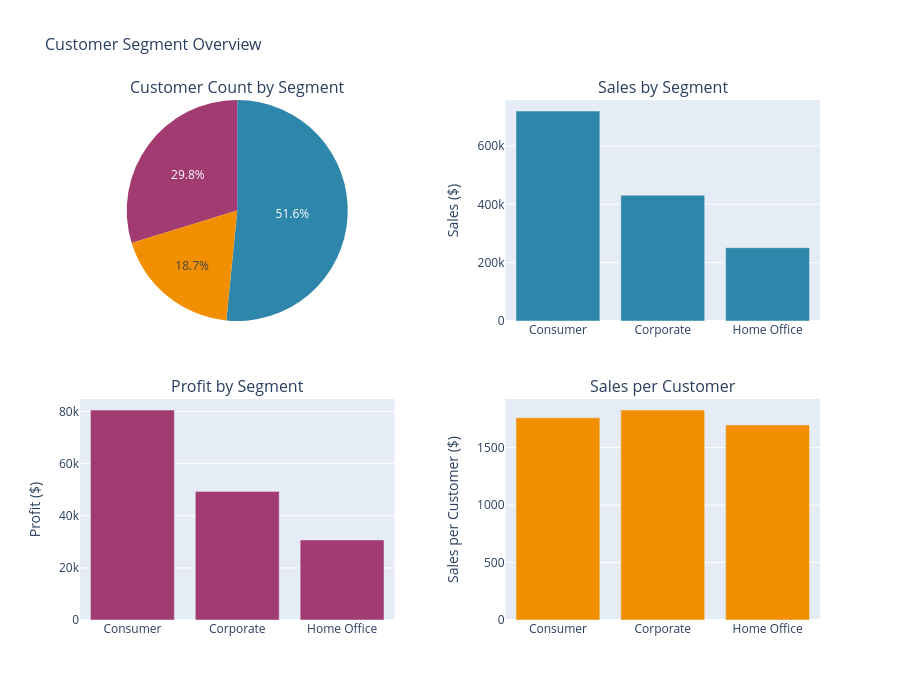

Notebook source saved alongside this figure:
### Code cell
# Visualize customer distribution
fig = make_subplots(
    rows=2, cols=2,
    subplot_titles=('Customer Count by Segment', 'Sales by Segment',
                    'Profit by Segment', 'Sales per Customer'),
    specs=[[{'type': 'pie'}, {'type': 'bar'}],
           [{'type': 'bar'}, {'type': 'bar'}]],
    vertical_spacing=0.15,
    horizontal_spacing=0.15
)

# Customer count pie chart
fig.add_trace(
    go.Pie(labels=customer_segments['Segment'], values=customer_segments['Customer_Count'],
           name='Customer Distribution', marker_colors=['#2E86AB', '#A23B72', '#F18F01']),
    row=1, col=1
)

# Sales by segment
fig.add_trace(
    go.Bar(x=customer_segments['Segment'], y=customer_segments['Total_Sales'],
           name='Total Sales', marker_color='#2E86AB'),
    row=1, col=2
)

# Profit by segment
fig.add_trace(
    go.Bar(x=customer_segments['Segment'], y=customer_segments['Total_Profit'],
           name='Total Profit', marker_color='#A23B72'),
    row=2, col=1
)

# Sales per customer
fig.add_trace(
    go.Bar(x=customer_segments['Segment'], y=customer_segments['Sales_per_Customer'],
           name='Sales per Customer', marker_color='#F18F01'),
    row=2, col=2
)

fig.update_layout(height=700, showlegend=False,
                  title_text='Customer Segment Overview',
                  title_font_size=16)

fig.update_yaxes(title_text='Sales ($)', row=1, col=2)
fig.update_yaxes(title_text='Profit ($)', row=2, col=1)
fig.update_yaxes(title_text='Sales per Customer ($)', row=2, col=2)

fig.show()

### Figure 1 — Plotly figure (JSON) as saved in the notebook; plotly's stock layout.template omitted (floating-point values rounded to 4 significant figures)
{"data": [{"domain": {"x": [0, 0.425], "y": [0.575, 1]}, "labels": ["Consumer", "Corporate", "Home Office"], "marker": {"colors": ["#2E86AB", "#A23B72", "#F18F01"]}, "name": "Customer Distribution", "type": "pie", "values": [409, 236, 148]}, {"marker": {"color": "#2E86AB"}, "name": "Total Sales", "type": "bar", "x": ["Consumer", "Corporate", "Home Office"], "xaxis": "x", "y": [719600.0, 431100.0, 251300.0], "yaxis": "y"}, {"marker": {"color": "#A23B72"}, "name": "Total Profit", "type": "bar", "x": ["Consumer", "Corporate", "Home Office"], "xaxis": "x2", "y": [80540.0, 49340.0, 30710.0], "yaxis": "y2"}, {"marker": {"color": "#F18F01"}, "name": "Sales per Customer", "type": "bar", "x": ["Consumer", "Corporate", "Home Office"], "xaxis": "x3", "y": [1759.0, 1827.0, 1698.0], "yaxis": "y3"}], "layout": {"annotations": [{"font": {"size": 16}, "showarrow": false, "text": "Customer Count by Segment", "x": 0.2125, "xanchor": "center", "xref": "paper", "y": 1, "yanchor": "bottom", "yref": "paper"}, {"font": {"size": 16}, "showarrow": false, "text": "Sales by Segment", "x": 0.7875, "xanchor": "center", "xref": "paper", "y": 1, "yanchor": "bottom", "yref": "paper"}, {"font": {"size": 16}, "showarrow": false, "text": "Profit by Segment", "x": 0.2125, "xanchor": "center", "xref": "paper", "y": 0.425, "yanchor": "bottom", "yref": "paper"}, {"font": {"size": 16}, "showarrow": false, "text": "Sales per Customer", "x": 0.7875, "xanchor": "center", "xref": "paper", "y": 0.425, "yanchor": "bottom", "yref": "paper"}], "height": 700, "showlegend": false, "title": {"font": {"size": 16}, "text": "Customer Segment Overview"}, "xaxis": {"anchor": "y", "domain": [0.575, 1]}, "xaxis2": {"anchor": "y2", "domain": [0, 0.425]}, "xaxis3": {"anchor": "y3", "domain": [0.575, 1]}, "yaxis": {"anchor": "x", "domain": [0.575, 1], "title": {"text": "Sales ($)"}}, "yaxis2": {"anchor": "x2", "domain": [0, 0.425], "title": {"text": "Profit ($)"}}, "yaxis3": {"anchor": "x3", "domain": [0, 0.425], "title": {"text": "Sales per Customer ($)"}}}}
